Frame 1 (no input): blank canvas, image omitted
Frame 60 (the mouse pressed at the canvas centre just before this capture): blank canvas, image omitted
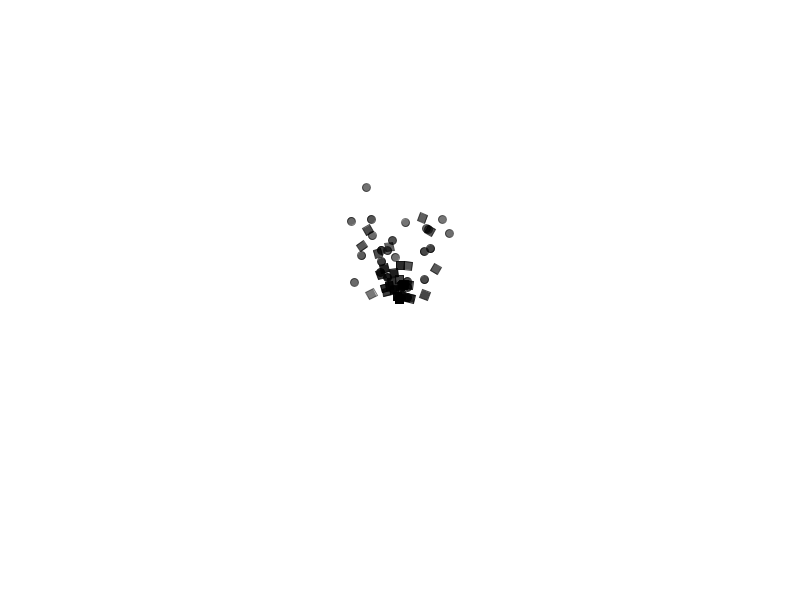
Frame 120 (the mouse held since frame 60 and released just before this capture)

The Processing sketch whose frames 1 and 60 were blank and that drew this single picture after the mouse press (run headless with seeded random() and noise(); from frame 60 on, the mouse is pressed at the canvas centre):

// Processing sketch: polymorphic_particles
// ── polymorphic_particles.pde
import java.util.Iterator;

class Particle{
  PVector location;
  PVector velocity;
  PVector acceleration;
  float lifeSpan;
  
  float mass = 1;
  
  Particle(PVector loc){
    location= loc.get();
    acceleration = new PVector(0, 0);
    velocity = new PVector(random(-1, 1), random(-2,0));
    
    lifeSpan = 255;
  }
  
  void run(){
    update();
    display();
  }
  
  void applyForce(PVector force){
    PVector f = force.get();
    f.div(mass);
    acceleration.add(f);
  }
  
  void update(){
    velocity.add(acceleration);
    location.add(velocity);
    acceleration.mult(0);
    lifeSpan -= 2.0;
  }
  
  boolean isDead(){
    if (lifeSpan < 0.0){
      return true;
    } else {
      return false;
    }
  }
  
  void display(){
    stroke(0, lifeSpan);
    fill(0, lifeSpan);
    ellipse(location.x, location.y, 8 * mass, 8 * mass);
  }  
}

class ParticleSystem{
  ArrayList<Particle> particles;
  PVector origin;
  
  ParticleSystem(PVector o){
    particles = new ArrayList<Particle>();
    origin = o.get();
  }
  
  void addParticle(){
    float r = random(1);
    if(r < 0.5){
      particles.add(new Particle(origin));
    }else{
      particles.add(new Confetti(origin));
    }
  }
  
  void applyForce(PVector f){
    for(Particle p: particles){
      p.applyForce(f);
    }
  }
  
  void run(){
    Iterator<Particle> i = particles.iterator();
    while(i.hasNext()){
      Particle p = i.next();
      p.run();
      if(p.isDead()){
        i.remove();
      }
    }
  }
}

class Confetti extends Particle{
  Confetti(PVector loc){
    super(loc);
  }
  
  void display(){
    float theta = map(location.x, 0, width, 0, TWO_PI*2);
    
    rectMode(CENTER);
    fill(0, lifeSpan);
    stroke(0, lifeSpan);
    
    pushMatrix();
    translate(location.x, location.y);
    rotate(theta);
    rect(0, 0, 8, 8);
    popMatrix();
  }
}


ArrayList<ParticleSystem> wrld;

void setup(){
  size(800, 600);
  wrld = new ArrayList<ParticleSystem>();
}

void mousePressed(){
  wrld.add(new ParticleSystem(new PVector(mouseX, mouseY)));
}

void draw(){
  background(255);
  for(ParticleSystem ps: wrld){
    ps.addParticle();
    ps.run();
  }
}
